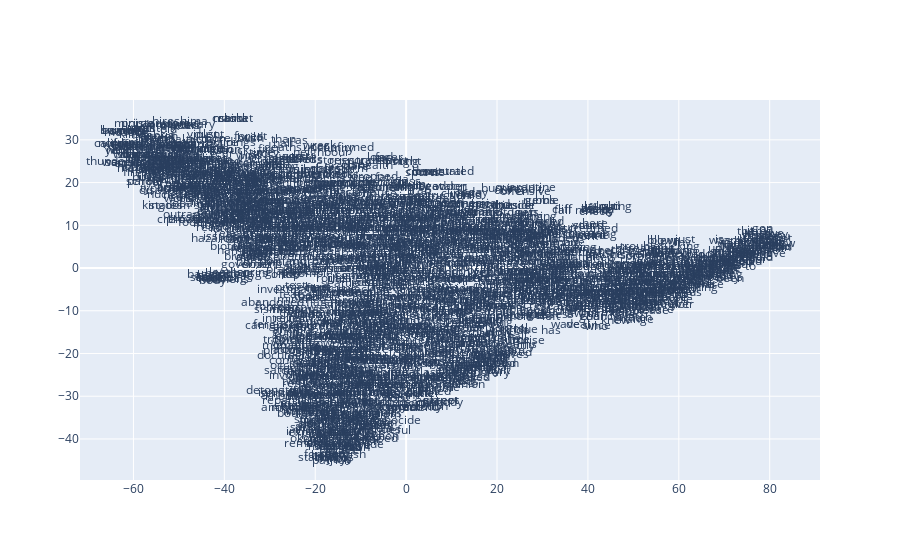

This figure's notebook cell:
### Code cell
x_vals, y_vals, labels = reduce_dimensions(model_ui_sg)
plot_function(x_vals, y_vals, labels)

### Figure 1 — Plotly figure (JSON) as saved in the notebook; plotly's stock layout.template omitted (floating-point values rounded to 4 significant figures; data arrays with more than 128 entries replaced by an {"elided": "..."} marker saying what was removed)
{"data": [{"mode": "text", "text": {"elided": "2108 str values"}, "type": "scatter", "x": {"elided": "2108 float values"}, "y": {"elided": "2108 float values"}}], "layout": {}}
